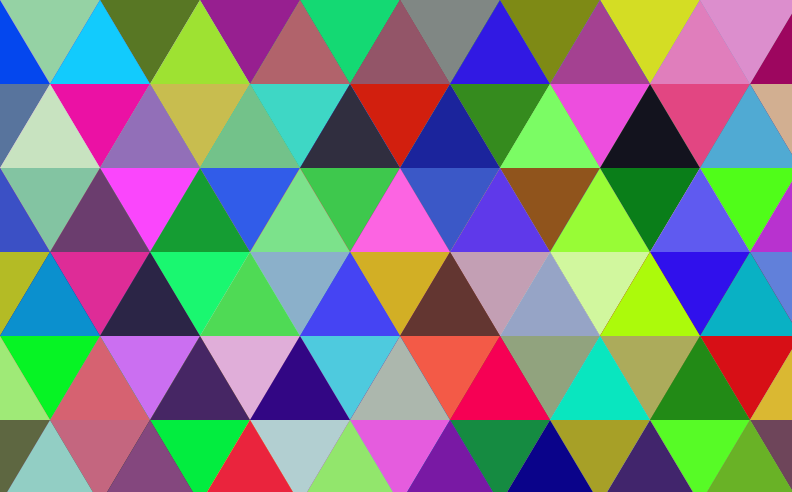
Frame 1 (no input)
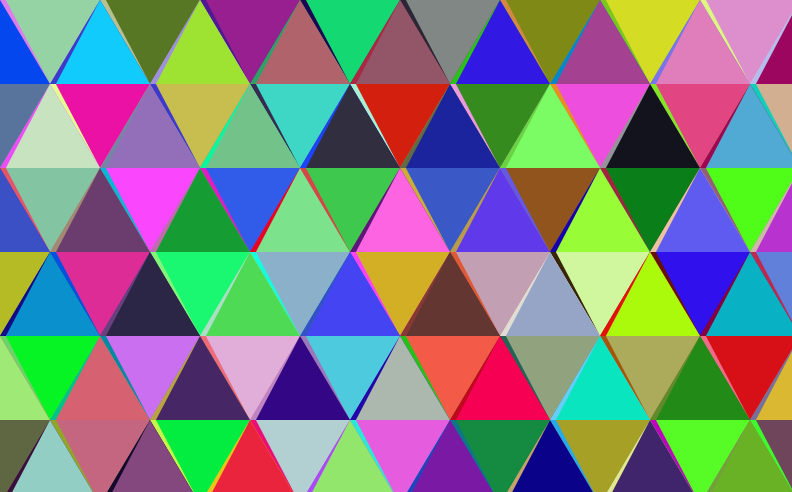
Frame 60 (the mouse pressed at the canvas centre just before this capture)
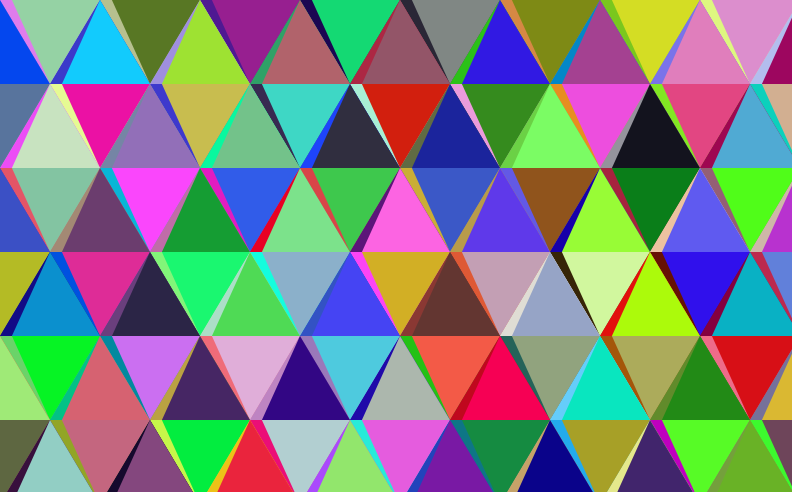
Frame 120 (the mouse held since frame 60 and released just before this capture)

The Processing sketch that drew these frames (run headless with seeded random() and noise(); from frame 60 on, the mouse is pressed at the canvas centre):

// Processing sketch: processing_75326
// ── processing_75326.pde

int rows = 30;
int cols = 30;
int triW = 100;
int triH = 84;

Tri[] tris;

void setup()
{
  size(792,492);
  noStroke();
  tris = new Tri[rows * cols];
  
  for (int i=0; i < cols; i++) {
    for (int j=0; j < rows; j++) {
      Tri t = new Tri(i-1,j,randomColor(), randomColor());
      tris[j+i*cols] = t;
      t.CollapseLeft();
      
    }  
  }  
}

void draw()
{
  for (Tri t : tris)
  {
    t.Draw();
  }
}

color randomColor()
{
  return color(int(random(0,255)),int(random(0,255)),int(random(0,255))); 
}
class Tri {
  public int x;
  public int y;
  public color c;
  public color bgc;
  
  float topRightMod = 1;
  float topLeftMod = 1;
  boolean collapsingLeft = false;
  boolean collapsingRight = false;
  
  
  public Tri (int _x, int _y, color _c, color _bgc)
  {
    x = _x;
    y = _y;
    c = _c;
    bgc = _bgc;
  }
  
  public void Draw()
  {
        
    int sY = y * triH /2;
    int sX;
    
    // Offset each row pair
    if(y % 4 < 2)
    {
      sX = x *triW;
    }
    else
    {
      sX = x *triW + triW/2;      
    }
 
    // even/uneven
    fill(bgc);
    if(y % 2 == 0)
    {
      triangle(sX,sY,sX + triW, sY, sX+triW/2,sY + triH);
      
      fill(c);
      float x1 = sX + (1- topLeftMod) * triW ;
      float y1 = sY;
      float x2 = sX + triW * topRightMod;
      float y2 = sY;
      float x3 = sX + triW/2;
      float y3 = sY + triH;
      triangle(x1,y1,x2,y2,x3,y3);
      
    }
    else
    {
      triangle(sX-triW/2,sY + triH/2,sX + triW/2, sY + triH/2, sX,sY - triH  + triH/2);
      
      fill(c);
      float x1 = sX-triW/2  + (1- topLeftMod) * triW ;
      float y1 = sY + triH/2;
      float x2 = sX + triW/2 - (1- topRightMod) * triW;
      float y2 = sY + triH/2;
      float x3 = sX;
      float y3 = sY - triH  + triH/2;
      triangle(x1,y1,x2,y2,x3,y3);      
    }
    
    // Collapsing modifiers
    if(collapsingLeft && topLeftMod > 0) topLeftMod -=0.001;
    if(collapsingRight && topRightMod > 0) topRightMod -=0.001;
    
    if(topLeftMod<=0)
    {
      c = bgc;
      bgc = randomColor();
      topLeftMod = 1;
    }
    if(topRightMod<=0)
    {
      c = bgc;
      bgc = randomColor();
      topRightMod = 1;
    }    
  }
  
  public void CollapseLeft()
  {
     collapsingLeft = true; 
  }
}
